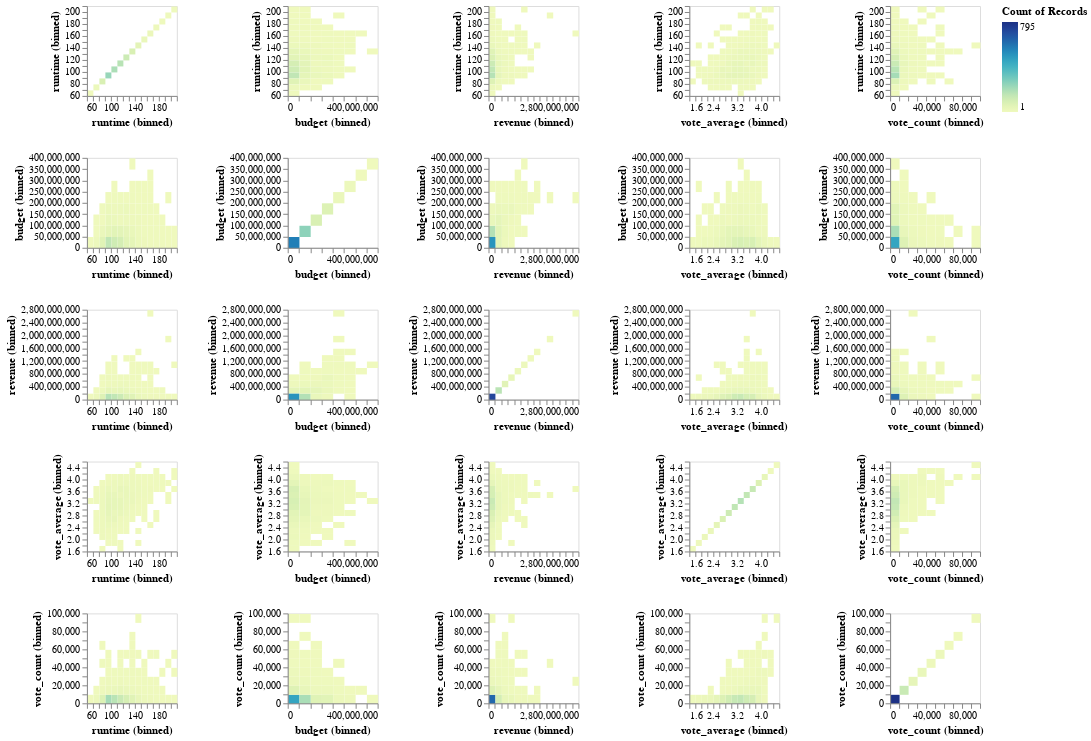

Write notebook code for a chart like this one.
### Markdown cell above
<div class="alert alert-warning" style="color:black">

### Question 2.5 (Optional)
rubric={viz:0.5,accuracy:0.5}
    
<h4>Python</h4>
<p>In the lecture, I mentioned hat 2D histograms is a good alternative when you scatter plots become oversaturated. Copy your code from 2.1 and change it so that we can see multiple “heatmap-like” 2D histograms instead of scatter plots.</p>

</div>

### Code cell
# YOUR ANSWER GOES HERE
alt.Chart(df_movie).mark_rect().encode(
    x=alt.X(alt.repeat("column"), type="quantitative", bin=alt.Bin(maxbins=15), scale=alt.Scale(zero=False)),
    y=alt.Y(alt.repeat("row"), type="quantitative", bin=alt.Bin(maxbins=15), scale=alt.Scale(zero=False)),
    color=alt.Color("count():Q")
).properties(
    width=90,
    height=90
).repeat(
    row=numeric_cols,
    column=numeric_cols
)
